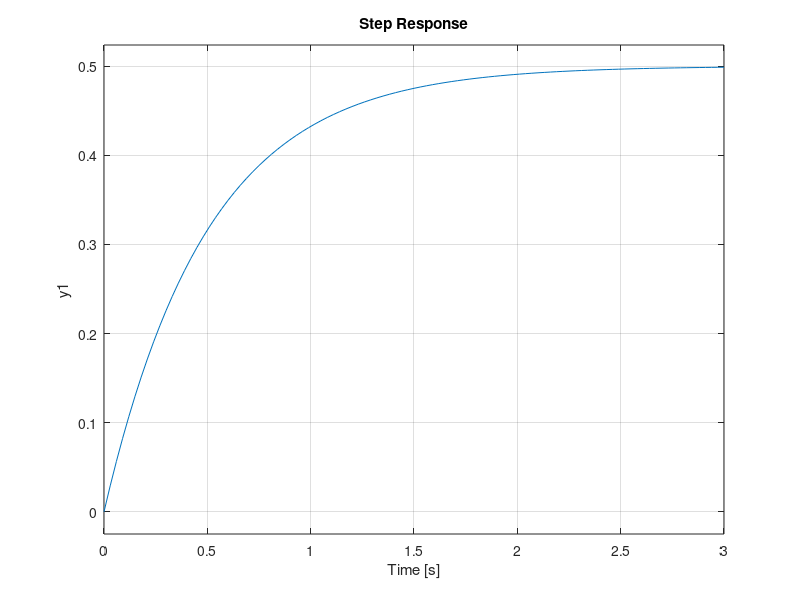

Source code (MATLAB): (Note: this script raises an error after producing the figure.)
% 1. Modeling a First-Order System:**
K=1;
T=2;
num=[0 K];
den=[1 T];
t_f=tf(num,den);
step(t_f)
hold on
% usually the system in first_order will be stable

% 2. Analyzing the System Response:**
System_info=stepinfo(t_f);

% 3. Exploring Different Scenario:**
K=1;
T=3;
num_2=[0 K];
den_2=[1 T];
t_f2=tf(num_2,den_2);
step(t_f2)
System_info2=stepinfo(t_f2);
% note: when the time response increase the transianse response will improve

% 4. Ramp Input Response:**
t=1:0.1:10;
u_ramp=0.1*t;
[System_ramp,T]=lsim(t_f,u_ramp,t);
plot(T,System_ramp)

% 5. Parabolic Input Response:**
u_parabolic = 0.01 * t.^2;
[System_parabolic,T2]=lsim(t_f,u_parabolic,t);
plot(T2,System_parabolic)


